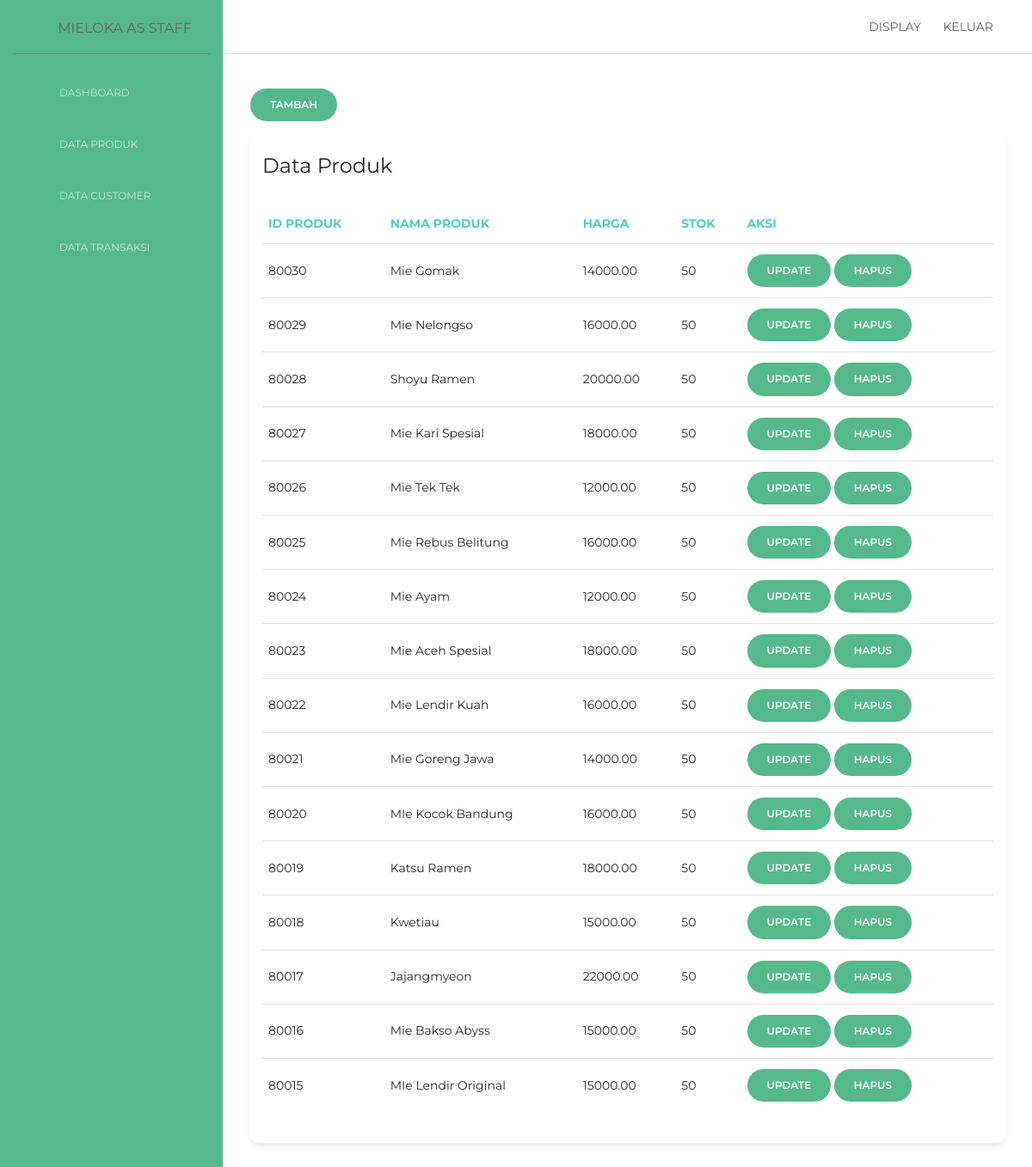
/dashboard/data_produk.php (signed in), run on the app's committed database.
### tables this page shows
CREATE TABLE `produk` (
  `ProdukID` int(11) NOT NULL,
  `NamaProduk` varchar(255) NOT NULL,
  `harga` decimal(10,2) NOT NULL,
  `stok` int(11) NOT NULL,
  `thumbnail` varchar(255) NOT NULL
);

### controllers/C_koneksi.php (called while the page is built, shortened)
<?php
class C_koneksi{
    public function conn(){
        $conn = mysqli_connect('localhost', 'root', '', 'kasir');
        if (!$conn){
            die ("koneksi gagal di buat : ".mysqli_connect_error());
        }else{
            return $conn;
        }
    }
}
?>

### controllers/C_produk.php (called while the page is built, shortened)
<?php
include_once 'C_koneksi.php';
class C_produk{
    public function tampil(){
        $conn = new C_koneksi();
        $sql = "SELECT * FROM produk ORDER BY ProdukID DESC";
        $query = mysqli_query($conn->conn(), $sql);
        while ($q = mysqli_fetch_object($query)) {
            $hasil[] = $q;
        }
        if(!empty($hasil)){
            return $hasil;
        };
       }
    }
?>

### dashboard/data_produk.php (the view)
<?php
  include_once 'extends/topbar.php';
  include_once 'extends/sidebar.php';
  include_once '../controllers/C_produk.php';
  $produk = new C_produk();
?>
      <div class="content">
        <div class="row">
          <div class="col-md-12">
            <a href="add_produk.php" class="btn btn-primary btn-round">Tambah</a>
            <div class="card">
              <div class="card-header">
                <h4 class="card-title">Data Produk</h4>
              </div>
              <div class="card-body">
                <div class="table-responsive">
                  <table class="table">
                    <thead class=" text-primary">
                      <th>ID Produk</th>
                      <th>Nama Produk</th>
                      <th>Harga</th>
                      <th>Stok</th>
                      <th>Aksi</th>
                    </thead>
                    <tbody>
                    <?php
                    if (empty($produk->tampil())){ ?>
                    <tr>
                      <td colspan="10">
                        <h1>
                            <center>Tidak ada Data</center>
                        </h1>
                      </td>
                     </tr>
                    <?php } else {
                       foreach ($produk->tampil() as $b){
                      ?>
                      <tr>
                        <td><?= $b->ProdukID ?></td>
                        <td><?= $b->NamaProduk ?></td>
                        <td><?= $b->harga ?></td>
                        <td><?= $b->stok ?></td>
                        <td>
                        <a href="update_barang.php?ProdukID=<?= $b->ProdukID ?>" class="btn btn-primary btn-round">Update</a>
                        <a onclick="return confirm('Apakah anda yakin untuk menghapus produk ini?')" href="../routers/R_produk.php?ProdukID=<?= $b->ProdukID ?>&aksi=hapus" class="btn btn-primary btn-round">Hapus</a>
                        </td>
                      </tr>
                      <?php }} ?>
                    </tbody>
                  </table>
                </div>
              </div>
            </div>
          </div>
        </div>
      </div>
  <?php
  include_once 'extends/footer.php';
  ?>

### data on the page
produk: ProdukID "80030", NamaProduk "Mie Gomak", harga "14000.00", stok "50"
produk: ProdukID "80029", NamaProduk "Mie Nelongso", harga "16000.00", stok "50"
produk: ProdukID "80028", NamaProduk "Shoyu Ramen", harga "20000.00", stok "50"
produk: ProdukID "80027", NamaProduk "Mie Kari Spesial", harga "18000.00", stok "50"
produk: ProdukID "80026", NamaProduk "Mie Tek Tek", harga "12000.00", stok "50"
produk: ProdukID "80025", NamaProduk "Mie Rebus Belitung", harga "16000.00", stok "50"
produk: ProdukID "80024", NamaProduk "Mie Ayam", harga "12000.00", stok "50"
produk: ProdukID "80023", NamaProduk "Mie Aceh Spesial", harga "18000.00", stok "50"
produk: ProdukID "80022", NamaProduk "Mie Lendir Kuah", harga "16000.00", stok "50"
produk: ProdukID "80021", NamaProduk "Mie Goreng Jawa", harga "14000.00", stok "50"
produk: ProdukID "80020", NamaProduk "MIe Kocok Bandung", harga "16000.00", stok "50"
produk: ProdukID "80019", NamaProduk "Katsu Ramen", harga "18000.00", stok "50"
produk: ProdukID "80018", NamaProduk "Kwetiau", harga "15000.00", stok "50"
produk: ProdukID "80017", NamaProduk "Jajangmyeon", harga "22000.00", stok "50"
produk: ProdukID "80016", NamaProduk "Mie Bakso Abyss", harga "15000.00", stok "50"
produk: ProdukID "80015", NamaProduk "MIe Lendir Original", harga "15000.00", stok "50"
